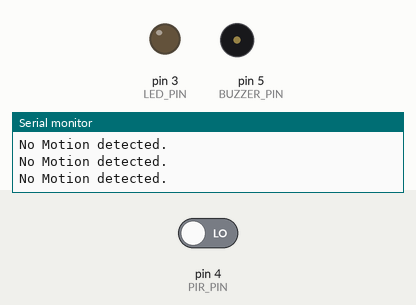
The sketch below on a simulated Arduino Uno, built with avr-gcc and run on an emulated ATmega328P. Parts: output pins drawn as LEDs (lit = HIGH), buzzer (waves = sounding, pin HIGH), the last lines printed to the serial monitor. Inputs (shaded band) come from the test bench; at power-on: pin 4 (PIR_PIN) LOW.

Above: at 1.8 s.
1.9 s: pin 4 (PIR_PIN) driven HIGH
At 3.2 s:
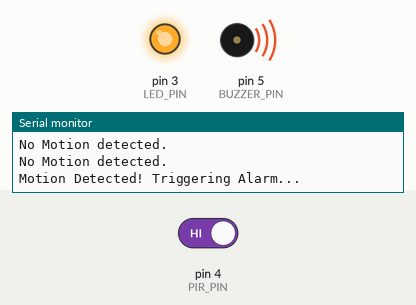
3.5 s: pin 4 (PIR_PIN) driven LOW
At 4.4 s:
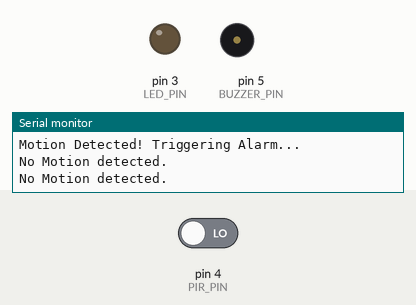
Timing chart, 0 to 6.5 s (numbered marks = the images above; inputs shaded):
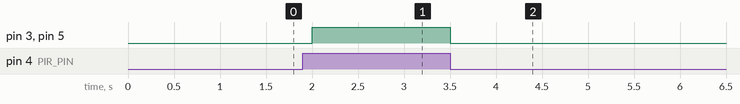

Measured:
- after the input at 1.9 s, pin 3 (LED_PIN), pin 5 (BUZZER_PIN): LOW → HIGH after 0.10 s
- after the input at 3.5 s, pin 3 (LED_PIN), pin 5 (BUZZER_PIN): HIGH → LOW at once

The sketch:

PIR_SECURITY.ino
```cpp
#define PIR_PIN 4
#define BUZZER_PIN 5
#define LED_PIN 3

void setup() {
  pinMode(PIR_PIN, INPUT);
  pinMode(BUZZER_PIN, OUTPUT);
  pinMode(LED_PIN, OUTPUT);
  Serial.begin(9600);
}

void loop() {
  int motionDetected = digitalRead(PIR_PIN);

  if (motionDetected == HIGH) {
    Serial.println("Motion Detected! Triggering Alarm...");
    digitalWrite(BUZZER_PIN, HIGH); // Turn On Alarm
    digitalWrite(LED_PIN, HIGH);
    delay(1000); // Alarm stays on for 1 second
  } else {
    digitalWrite(BUZZER_PIN, LOW); // Turn off Alarm
    digitalWrite(LED_PIN, LOW);
    Serial.println("No Motion detected.");
  }
  delay(500); // Small delays before the next check
}
```
